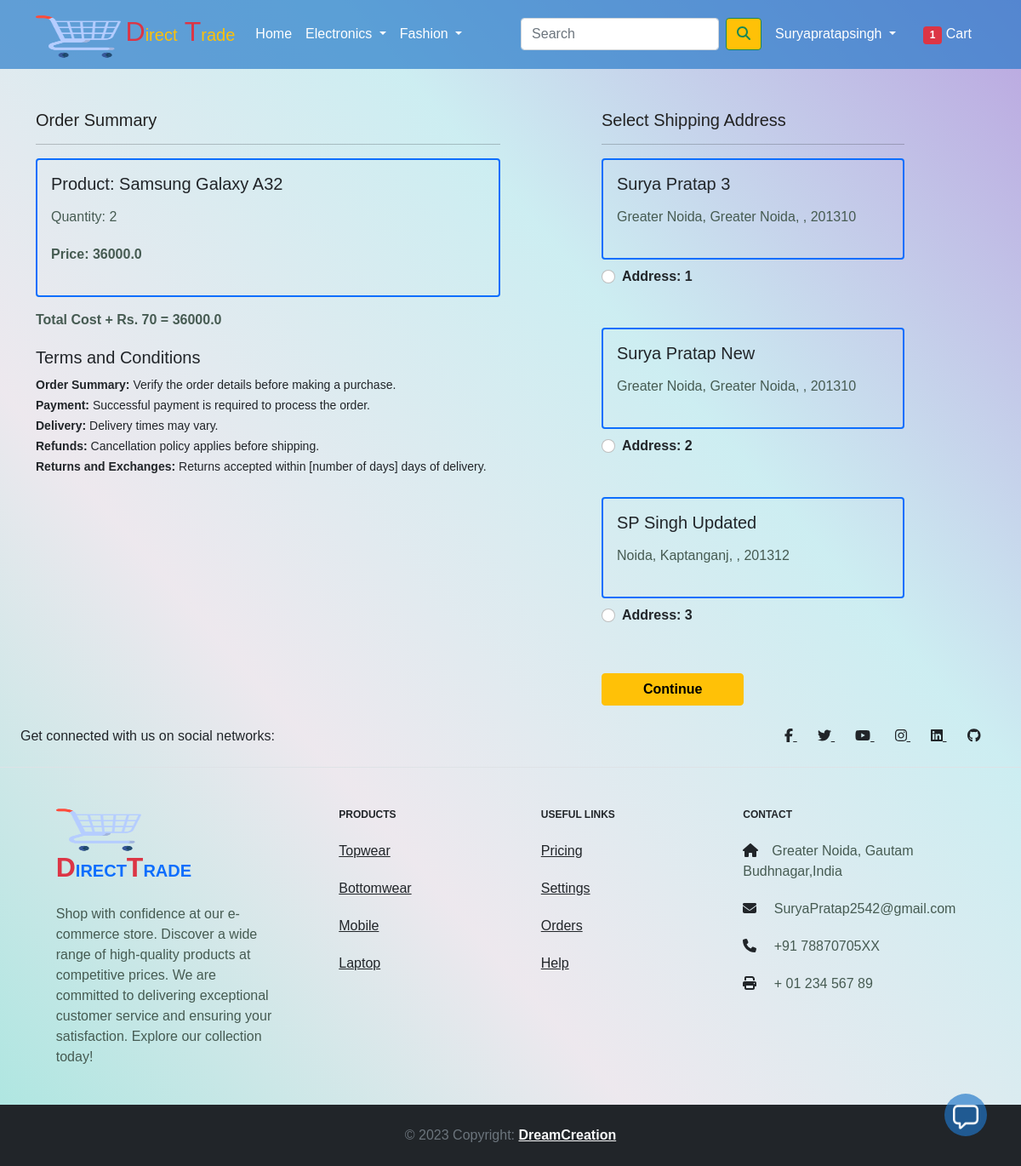
Before: /checkout/ (signed in) with the older database file.
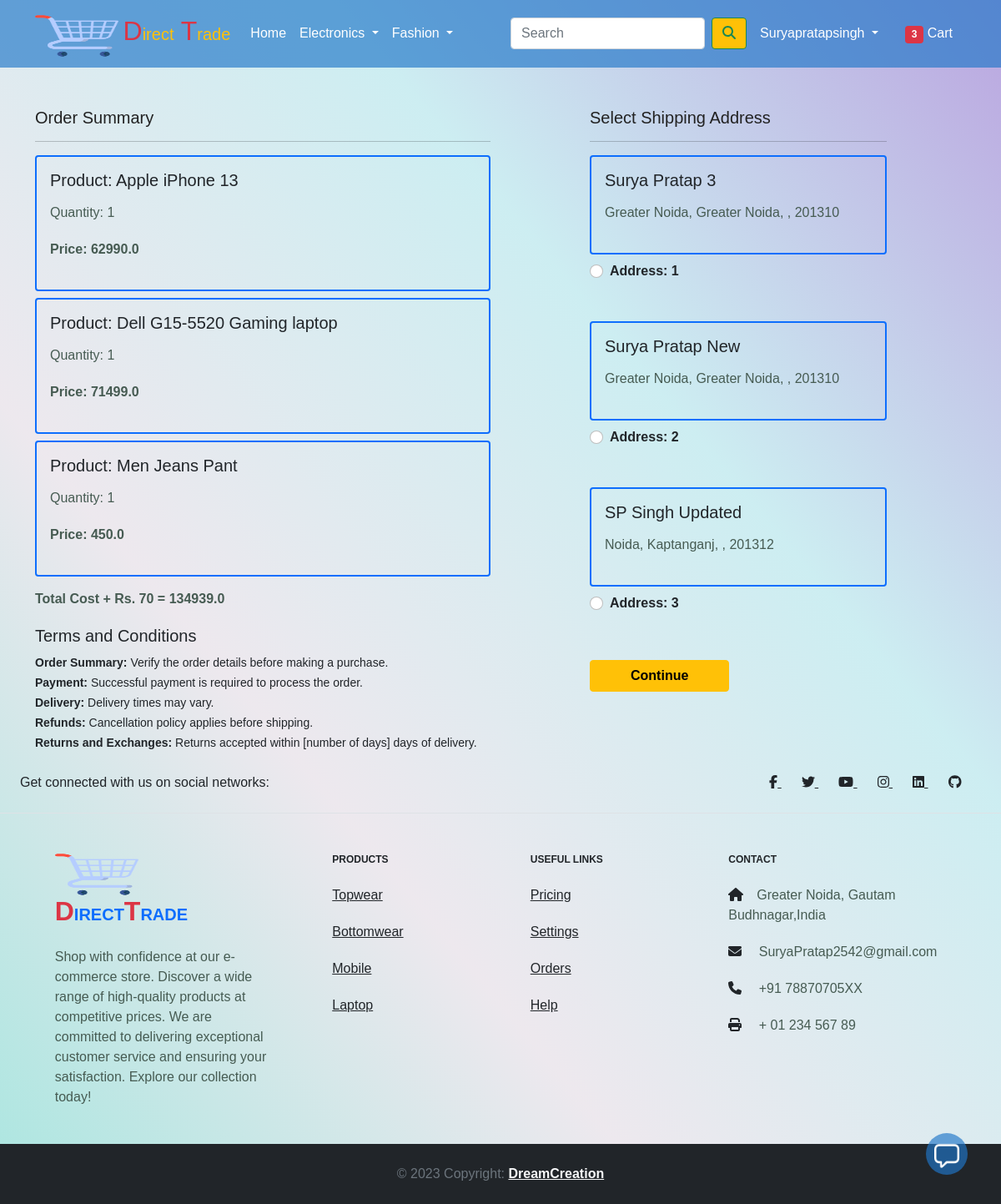
After: the same page with the newer database file.
### app/models.py (models this page shows, shortened)
class Cart(models.Model):
    user=models.ForeignKey(User,on_delete=models.CASCADE)
    product=models.ForeignKey(Product,on_delete=models.CASCADE)
    quantity=models.PositiveIntegerField(default=1)
    @property
    def total_cost(self):
        return self.quantity * self.product.discounted_price

class Product(models.Model):
    title=models.CharField(max_length=100)
    selling_price=models.FloatField()
    discounted_price=models.FloatField()
    description=models.TextField()
    brand=models.CharField(max_length=100)
    category=models.CharField(choices=CATEGORY_CHOICES,max_length=2)
    product_image=models.ImageField(upload_to='productimg')

class Customer(models.Model):
    user=models.ForeignKey(User,on_delete=models.CASCADE)
    name=models.CharField(max_length=200)
    locality=models.CharField(max_length=200)
    city=models.CharField(max_length=50)
    zipcode=models.IntegerField()
    state=models.CharField(choices=STATE_CHOICES,max_length=50)

### app/views.py (the view)
# urls.py: path('checkout/', views.checkout, name='checkout'),
@login_required
def checkout(request):
    user = request.user
    add = Customer.objects.filter(user=user)
    cart_items = Cart.objects.filter(user=user)
    amount = 0.0
    shipping_amount = 70.0
    totalamount = 0.0
    cart_product = Cart.objects.filter(user=user)  # Use filter directly here
    for p in cart_product:
        tempamount = p.quantity * p.product.discounted_price
        amount += tempamount
    if amount > 500:
        totalamount = amount
    else:
        totalamount = amount + shipping_amount
    return render(request, 'app/checkout.html', {'add': add, 'totalamount': totalamount, 'cart_items': cart_items})

### app/context_processors.py (called while the page is built)
def cart_count(request):
    if request.user.is_authenticated:
        cart_count = Cart.objects.filter(user=request.user).count()
    else:
        cart_count = 0
    return {'cart_count': cart_count}

### app/templates/app/checkout.html (shortened to what this page needs)
{% extends 'app/base.html' %}
{% load static %}
{% block main-content %}
<div class="container">
  <div class="row mt-5">
    <div class="col-sm-6">
      <h4>Order Summary</h4>
      <hr>
      {% for item in cart_items %}
      <div class="card bg-transparent border border-primary border-2 border-rounded mb-2">
        <div class="card-body">
          <h5>Product: {{item.product.title}}</h5>
          <p>Quantity: {{item.quantity}}</p>
          <p class="fw-bold">Price: {{item.total_cost}}</p>
        </div>
      </div>
      {% endfor %}
      <p class="fw-bold">Total Cost + Rs. 70 = {{totalamount}}</p>
      <h5>
        <bold>Terms and Conditions</bold>
      </h5>
      <small>
        <strong>Order Summary:</strong> Verify the order details before making a purchase.<br>
        <strong>Payment: </strong> Successful payment is required to process the order.<br>
        <strong>Delivery: </strong> Delivery times may vary.<br>
        <strong>Refunds:</strong> Cancellation policy applies before shipping.<br>
        <strong>Returns and Exchanges:</strong> Returns accepted within [number of days] days of delivery.</small>
    </div>
    <div class="col-sm-4 offset-sm-1">
      <h4>Select Shipping Address</h4>
      <hr>
      <form action="{% url 'paymentdone' %}" method="post">
        {% if messages %}
        {% for ad in add%}
        <div class="card bg-transparent border border-danger border-2 border-rounded mb-1">
          <div class="card-body">
            <h5>{{ad.name}}</h5>
            <p>{{ad.locality}}, {{ad.city}}, {{as.state}} , {{ad.zipcode}}</p>
          </div>
        </div>
        <div class="form-check mt-2 mb-5">
          <input class="form-check-input" type="radio" name="custid" id="custadd{{forloop.counter}}" value="{{ad.id}}">
          <label class="form-check-label fw-bold" for="custadd{{forloop.counter}}">
            Address: {{forloop.counter}} </label>
        </div>
        {% endfor %}
        {% else %}
        {% for ad in add%}
        <div class="card bg-transparent border border-primary border-2 border-rounded mb-1">
          <div class="card-body">
            <h5>{{ad.name}}</h5>
            <p>{{ad.locality}}, {{ad.city}}, {{as.state}} , {{ad.zipcode}}</p>
          </div>
        </div>
        <div class="form-check mt-2 mb-5">
          <input class="form-check-input" type="radio" name="custid" id="custadd{{forloop.counter}}" value="{{ad.id}}">
          <label class="form-check-label fw-bold" for="custadd{{forloop.counter}}">
            Address: {{forloop.counter}} </label>
        </div>
        {% endfor %}
        {% endif %}
        <div class="text-start">
          <button type="submit" class="btn btn-warning mt-2 px-5 fw-bold">Continue</button>
        </div>
      </form>
    </div>
  </div>
</div>
{% endblock main-content %}

### app/templates/app/base.html (shortened to what the changed rows need)
<!doctype html>
{% load static %}
<html lang="en">
<head>
  <link href="https://cdn.jsdelivr.net/npm/bootstrap@5.0.0-beta1/dist/css/bootstrap.min.css" rel="stylesheet"
>
  <link rel="stylesheet" href="{% static 'app/css/owl.carousel.min.css' %}">
  <link rel="stylesheet" href="{% static 'app/css/all.min.css' %}">
  <link rel="stylesheet" href="{% static 'app/css/style.css' %}">
  <link rel="stylesheet" href="{% static 'app/css/card.css' %}">
  <link rel="stylesheet" href="{% static 'app/css/chat.css' %}">
</head>
<body>
  <nav class="navbar navbar-expand-lg ">
    <div class="container">
      <div class="collapse navbar-collapse" id="navbarSupportedContent">
        <div>
          <ul class="navbar-nav me-auto mb-2 mb-lg-0">
            {% if request.user.is_authenticated %}
            <li class="nav-item dropdown mx-2">
              <a class="nav-link dropdown-toggle text-white" href="#" id="profileDropdown" role="button"
                data-bs-toggle="dropdown" aria-expanded="false">
                <span class="text-capitalize">{{request.user.username|capfirst}}</span>
              </a>
            </li>
            <li class="nav-item mx-2">
              <a href="{% url 'showcart' %}" class="nav-link text-white">
                  <span class="badge bg-danger">{{ cart_count }}</span>
                  Cart
              </a>
            </li>
            {% endif %}
          </ul>
        </div>
      </div>
    </div>
  </nav>
  {% block main-content %} {% endblock main-content %}
</body>
</html>

Changed rows visible on the page:
removed Cart: product "Samsung Galaxy A32", quantity "2", total_cost "36000.0"
added Cart: product "Apple iPhone 13", quantity "1", total_cost "62990.0"
added Cart: product "Dell G15-5520 Gaming laptop", quantity "1", total_cost "71499.0"
added Cart: product "Men Jeans Pant", quantity "1", total_cost "450.0"
Other visible differences:
{{ cart_count }}: "1" → "3"
{{ totalamount }}: "36000.0" → "134939.0"
